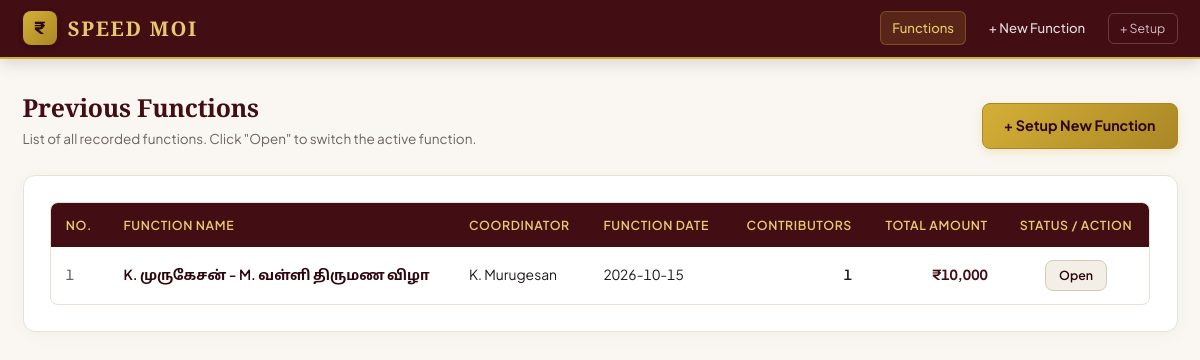
Page /functions on the committed database.
### tables this page shows
CREATE TABLE functions (
                id INTEGER PRIMARY KEY AUTOINCREMENT,
                function_name TEXT NOT NULL,
                coordinator_name TEXT NOT NULL,
                function_date TEXT NOT NULL,
                host_details TEXT DEFAULT '',
                venue TEXT DEFAULT '',
                contact_number TEXT DEFAULT '',
                clerk_name TEXT DEFAULT '',
                next_bill_number INTEGER DEFAULT 1,
                created_at TIMESTAMP DEFAULT CURRENT_TIMESTAMP
            );

### app.py (the view)
@app.route('/functions')
@login_required
def previous_functions():
    all_funcs = database.get_all_functions()
    return render_template('previous_functions.html', functions=all_funcs)

### app.py (called while the page is built)
def ensure_session_authenticated():
    if 'user_id' not in session:
        admin_user = database.get_user_by_username('admin')
        if not admin_user:
            database.create_user('admin', generate_password_hash('admin123'))
            admin_user = database.get_user_by_username('admin')
        session['user_id'] = admin_user['id']
        session['username'] = admin_user['username']

def login_required(f):
    @wraps(f)
    def decorated_function(*args, **kwargs):
        ensure_session_authenticated()
        return f(*args, **kwargs)
    return decorated_function

@app.context_processor
def inject_global_data():
    current_func = None
    if 'function_id' in session:
        current_func = database.get_function(session['function_id'])
    return dict(current_function=current_func)

### database.py (called while the page is built)
def get_db_file():
    return os.environ.get('SPEED_MOI_DB') or os.path.join(os.path.dirname(os.path.abspath(__file__)), 'speed_moi.db')

def get_db():
    conn = sqlite3.connect(get_db_file())
    conn.row_factory = sqlite3.Row
    conn.execute("PRAGMA foreign_keys = ON;")
    return conn

def get_user_by_username(username):
    conn = get_db()
    cursor = conn.cursor()
    cursor.execute("SELECT * FROM users WHERE username = ?", (username.strip(),))
    user = cursor.fetchone()
    conn.close()
    return user

def get_all_functions():
    conn = get_db()
    cursor = conn.cursor()
    cursor.execute("""
        SELECT f.*,
               (SELECT COUNT(*) FROM contributions c WHERE c.function_id = f.id) as total_contributors,
               (SELECT COALESCE(SUM(amount), 0) FROM contributions c WHERE c.function_id = f.id) as total_amount
        FROM functions f
        ORDER BY f.id DESC
    """)
    functions = cursor.fetchall()
    conn.close()
    return functions

### templates/previous_functions.html (shortened to what this page needs)
{% extends "base.html" %}
{% block content %}
<div class="page-header">
  <div>
    <h1 class="page-title">Previous Functions</h1>
    <p class="page-subtitle">List of all recorded functions. Click "Open" to switch the active function.</p>
  </div>
  <div>
    <a href="{{ url_for('function_setup') }}" class="btn btn-gold">
      + Setup New Function
    </a>
  </div>
</div>
<div class="card">
  {% if functions %}
  <div class="table-responsive">
    <table class="data-table">
      <thead>
        <tr>
          <th>No.</th>
          <th>Function Name</th>
          <th>Coordinator</th>
          <th>Function Date</th>
          <th style="text-align: right;">Contributors</th>
          <th style="text-align: right;">Total Amount</th>
          <th style="text-align: center;">Status / Action</th>
        </tr>
      </thead>
      <tbody>
        {% for fn in functions %}
        <tr>
          <td class="tabular-nums" style="color: var(--color-text-muted); font-weight: 500;">{{ loop.index }}</td>
          <td style="font-weight: 600; color: var(--color-burgundy-900);">{{ fn.function_name }}</td>
          <td>{{ fn.coordinator_name }}</td>
          <td class="tabular-nums">{{ fn.function_date }}</td>
          <td class="tabular-nums" style="text-align: right; font-weight: 600;">{{ fn.total_contributors }}</td>
          <td class="tabular-nums" style="text-align: right; font-weight: 700; color: var(--color-burgundy-800);">₹{{ "{:,}".format(fn.total_amount) }}</td>
          <td style="text-align: center;">
            {% if session.get('function_id') == fn.id %}
              <span style="display: inline-block; padding: 0.35rem 0.75rem; background: var(--color-gold-100); color: var(--color-gold-700); border: 1px solid var(--color-gold-400); border-radius: 6px; font-weight: 600; font-size: 0.8rem;">
                Currently Active
              </span>
            {% else %}
              <a href="{{ url_for('open_function', function_id=fn.id) }}" class="btn btn-secondary" style="padding: 0.35rem 0.85rem; font-size: 0.825rem;">
                Open
              </a>
            {% endif %}
          </td>
        </tr>
        {% endfor %}
      </tbody>
    </table>
  </div>
  {% endif %}
</div>
{% endblock %}

### static/css/style.css (style rules this page uses)
:root { --color-burgundy-900: #2C070D; --color-burgundy-800: #420D13; --color-burgundy-700: #58111A; --color-burgundy-600: #6E1B25; --color-burgundy-500: #88222F; --color-gold-700: #8D701F; --color-gold-600: #AA8725; --color-gold-500: #CBA234; --color-gold-400: #D4AF37; --color-gold-300: #E6C86E; --color-gold-100: #FBF6E9; --color-gold-50: #FDFBF5; --color-ivory-50: #FCFAF7; --color-ivory-100: #FAF7F2; --color-ivory-200: #F4EFE6; --color-ivory-300: #E9E1D4; --color-text-main: #1F1A1B; --color-text-muted: #6B6163; --color-text-light: #948789; --color-white: #FFFFFF; --color-danger: #9C1C26; --color-success: #22683E; --font-stack: "Plus Jakarta Sans", system-ui, -apple-system, "Segoe UI", "Noto Sans Tamil", "Noto Sans Devanagari", "Noto Sans Kannada", "Noto Sans Malayalam", "Nirmala UI", sans-serif; --font-serif: "Cinzel", "Cormorant Garamond", Georgia, serif; }
* { box-sizing: border-box; margin: 0; padding: 0; }
html, body { min-height: 100vh; background-color: var(--color-ivory-100); color: var(--color-text-main); font-family: var(--font-stack); font-size: 15px; line-height: 1.5; -webkit-font-smoothing: antialiased; }
.tabular-nums { font-variant-numeric: tabular-nums; }
.page-header { margin-bottom: 1.75rem; display: flex; align-items: flex-end; justify-content: space-between; flex-wrap: wrap; gap: 1rem; }
.page-title { font-family: var(--font-serif); font-size: 1.65rem; font-weight: 700; color: var(--color-burgundy-800); letter-spacing: -0.01em; }
.page-subtitle { color: var(--color-text-muted); font-size: 0.9rem; margin-top: 0.2rem; }
.card { background: var(--color-white); border: 1px solid var(--color-ivory-300); border-radius: 12px; padding: 1.75rem; box-shadow: 0 4px 16px rgba(66, 13, 19, 0.04); }
.btn { display: inline-flex; align-items: center; justify-content: center; gap: 0.5rem; padding: 0.75rem 1.4rem; border-radius: 8px; font-family: inherit; font-size: 0.95rem; font-weight: 600; cursor: pointer; border: none; text-decoration: none; transition: all 0.15s ease; }
.btn-gold { background: linear-gradient(135deg, var(--color-gold-400), var(--color-gold-600)); color: var(--color-burgundy-900); border: 1px solid var(--color-gold-600); font-weight: 700; box-shadow: 0 3px 10px rgba(212, 175, 55, 0.25); }
.btn-secondary { background: var(--color-ivory-200); color: var(--color-burgundy-900); border: 1px solid #D5C9B8; }
.table-responsive { overflow-x: auto; border-radius: 8px; border: 1px solid var(--color-ivory-300); background: var(--color-white); }
.data-table { width: 100%; border-collapse: collapse; text-align: left; }
.data-table th { background: var(--color-burgundy-800); color: var(--color-gold-300); font-weight: 600; font-size: 0.825rem; text-transform: uppercase; letter-spacing: 0.05em; padding: 0.85rem 1rem; border: none; }
.data-table td { padding: 0.85rem 1rem; border-bottom: 1px solid var(--color-ivory-200); font-size: 0.925rem; color: var(--color-text-main); }
.data-table tr:last-child td { border-bottom: none; }

### rows in the picture
functions: function_name "K. முருகேசன் - M. வள்ளி திருமண விழா", coordinator_name "K. Murugesan", function_date "2026-10-15", total_contributors "1", total_amount "10,000"
